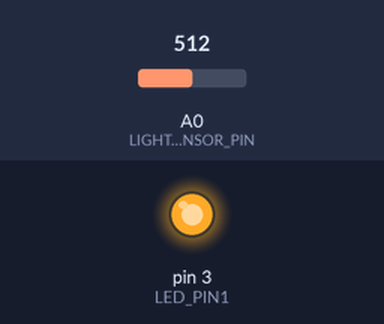
This sketch was run on a simulated Arduino Uno, built with avr-gcc and run on an emulated ATmega328P. Shown: output pins drawn as LEDs (lit = HIGH). The inputs (shaded band) are chosen by the test bench; at power-on: A0 (LIGHT_SENSOR_PIN) = 512.

Above: at 1.2 s.
1.3 s: A0 (LIGHT_SENSOR_PIN) set to 409
2.8 s: A0 (LIGHT_SENSOR_PIN) set to 390
At 3.3 s:
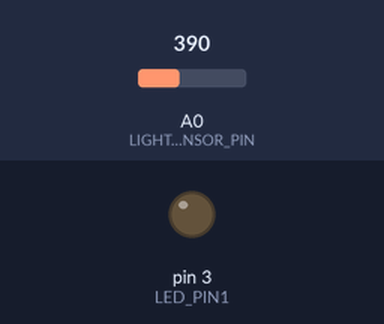
4.3 s: A0 (LIGHT_SENSOR_PIN) set to 410
At 5.5 s:
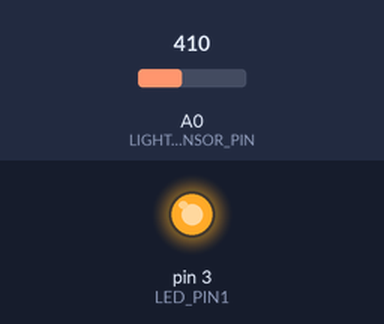
5.8 s: A0 (LIGHT_SENSOR_PIN) set to 306
At 6.8 s:
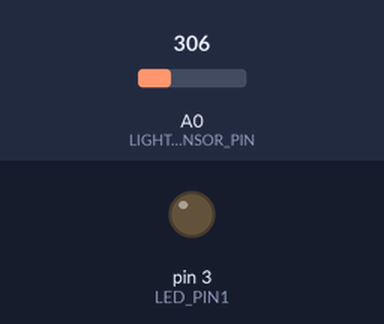
Timing chart, 0 to 8.3 s (numbered marks = the images above; inputs shaded):
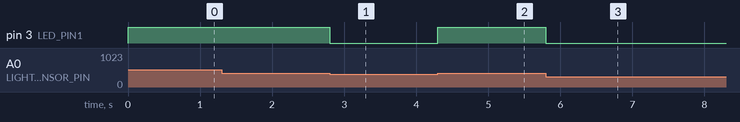

Measured:
- the behaviour switches between 401 and 400 on A0 (LIGHT_SENSOR_PIN) (found by bisection; images 0 and 1)
- after the input at 1.3 s, every drawn part: stays the same
- after the input at 2.8 s, pin 3 (LED_PIN1): HIGH → LOW at once
- after the input at 4.3 s, pin 3 (LED_PIN1): LOW → HIGH at once
- after the input at 5.8 s, pin 3 (LED_PIN1): HIGH → LOW at once

The sketch:

senso.ino
```cpp
const int LIGHT_SENSOR_PIN = A0; // Arduino pin connected to light sensor's  pin
const int LED_PIN1 = 3;
const int LED_PIN2 = 4;
const int LED_PIN3 = 5;// Arduino pin connected to LED's pin
const int ANALOG_THRESHOLD = 500;

// variables will change:
int analogValue;

void setup() {
  pinMode(LED_PIN1, OUTPUT); // set arduino pin to output mode
}

void loop() {
  analogValue = analogRead(LIGHT_SENSOR_PIN); // read the input on analog pin

  if(analogValue > 400)
    digitalWrite(LED_PIN1, HIGH); // turn on LED
  else
    digitalWrite(LED_PIN1, LOW);  // turn off LED
  if(analogValue > 500)
    digitalWrite(LED_PIN2, HIGH); // turn on LED
  else
    digitalWrite(LED_PIN2, LOW);  // turn off LED
  if(analogValue > 700)
    digitalWrite(LED_PIN3, HIGH); // turn on LED
  else
    digitalWrite(LED_PIN3, LOW);  // turn off LED
}
```
